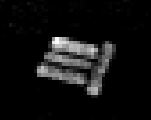
#> input picture pictures/simp_line_1.PNG, 151 x 120 px
$ python Group_Attempt_Python_Main.py   (older library calls are emulated)
#> lines starting #> are read from the running program, lines starting #| are printed output that depends on the picture; after the words box and inside, x2 and y2 are one past the last pixel; in counts of white or black regions, pixels touching at a corner belong together
### OIP21_lib_ImageProcessing_V6.py
#!/usr/bin/env python3
# -*- coding: utf-8 -*-
"""
This is a library gathering all (relevant) image processing functions developed
within the scope of "Optimisation and Image Processing - OIP" 2018, MCI, SDU.

Put this library in your script folder and load by (for instance):

    import OIPlib_ImageProcessing as ip

apply functionality by (for instance)

    img, imgRED, imgGREEN, imgBLUE = ip.load_image_GUI()

Created on Tue Sep 11 11:17:33 2018

UPDATE_1, 2018-09-17:
    ADDED LECTURE 3 CONTENT (LINEAR FILTERING)

UPDATE_2, 2018-09-25:
    ADDED LECTURE 4 CONTENT / FUNCTIONALITY:
        * NONLINEAR FILTERING
        * Conversion imgBIN <-> PointSet
        * Basic Operations on PointSets (Union, Intersection, Translation, Reflection)

UPDATE_3, 2018-10-01:
    ADDED FUNCTIONS FOR BASIC MORPHOLOGICAL OPERATIONS ON IMAGES AND SETS.

UPDATE_4, 2018-10-10:
    ADDED FUNCTIONS FOR:
        * Edge detection
        * Laplace Sharpening
        * Unsharp Masking

        * Thinning (SLOW - faster version yet to come...)

        * Hough Line Detection (Original + Accelerated / Vectorised)


@author: jost
"""

# ------------------------------------
# IMPORTS:
# ------------------------------------

import math
# tkinter interface module for GUI dialogues (so far only for file opening):
import tkinter as tk
from copy import deepcopy
from tkinter.filedialog import askopenfilename

# needed almost every time:
import cv2
import imutils
import matplotlib.image as mpimg  # for image handling and plotting
import matplotlib.pyplot as plt  # for plotting
import numpy as np  # for all kinds of (accelerated) matrix / numerical operations
from scipy import ndimage
from scipy.signal import convolve2d
# ------------------------------------
# LOADING, SEPARATING AND CONVERTING TO INTENSITY:
# ------------------------------------
from skimage.feature import peak_local_max
from skimage.segmentation import watershed


# ----------------------------------------------------------
# Modified stuff

def power_law(x, a, b):
    return a * np.power(x, b)

def gaussian(x, a, b, c):
    return a*np.exp(-np.power(x - b, 2)/(2*np.power(c, 2)))

# [326 lines left out: functions skeletonize, countRods, FloodFillLabeling_modified, FloodFill_BF_modified, pre_region_labeling_filtering, segmenting and 6 more, not called in this run]


def crop_levels(imgINT):
    '''helper function to crop all levels back into the 0...255 region'''
    imgINT[imgINT >= 255] = 255
    imgINT[imgINT <= 0] = 0
    return imgINT


# ------------------------------------
# CONVERSION TO 1-CHANNEL INTENSITY:
# ------------------------------------

def convert2AVG(imgRED, imgGREEN, imgBLUE):
    ''' convert to intensity by averaging '''
    return ((imgRED.astype(np.float) + imgGREEN.astype(np.float) + imgBLUE.astype(np.float)) / 3.0).astype(np.uint8)


def convert2LUM(imgRED, imgGREEN, imgBLUE):
    ''' convert to intensity using the lumosity method (MOST CASES!) '''
    return (0.21 * imgRED + 0.72 * imgGREEN + 0.07 * imgBLUE).astype(np.uint8)


# [31 lines left out: functions convert2LIGHT, hist256, cum_hist256, not called in this run]


# ----------------------------------------------------------------------------
# Point Operations:
# ----------------------------------------------------------------------------

def threshold(imgINT, ath):
    imgTH = np.zeros(imgINT.shape)
    imgTH[imgINT >= ath] = 255
    return imgTH.astype(np.uint8)


# 0 is black, 255 is white
def threshold2(imgINT, ath):
    return ((imgINT >= ath) * 255).astype(np.uint8)


# [5 lines left out: function threshold_binary, not called in this run]


def threshold_binary2(imgINT, ath):
    return imgINT >= ath


def adjust_brightness(img, a):
    imgB = crop_levels(img.astype(np.float) + a)
    return imgB.astype(np.uint8)


def adjust_contrast(img, a):
    imgC = crop_levels(img.astype(np.float) * a)
    return imgC.astype(np.uint8)


def invert_intensity(img):
    return 255 - img


def auto_contrast256(img):
    alow = np.min(img)
    ahigh = np.max(img)
    amin = 0.
    amax = 255.
    return (amin + (img.astype(np.float) - alow) * (amax - amin) / (ahigh - alow)).astype(np.uint8)


# [85 lines left out: functions equalise_histogram256, shift_intensities, mean_class_variance, auto_thresh, add_salt_and_pepper, not called in this run]


# ----------------------------------------------------------------------------
# FILTER MATRICES:
# ----------------------------------------------------------------------------

# Define some filter matrices:
# The 3x3 averaging box:
Av3 = np.array([[1, 1, 1],
                [1, 1, 1],
                [1, 1, 1]]) / 9

# 5x5 Gaussian filter:
Gauss5 = np.array([[0, 1, 2, 1, 0],
                   [1, 3, 5, 3, 1],
                   [2, 5, 9, 5, 2],
                   [1, 3, 5, 3, 1],
                   [0, 1, 2, 1, 0]])
Gauss5Norm = Gauss5 / np.sum(Gauss5)

# 5x5 Mexican Hat Filter:
Mex5 = np.array([[0, 0, -1, 0, 0],
                 [0, -1, 2, -1, 0],
                 [-1, -2, 16, -2, -1],
                 [0, -1, -2, -1, 0],
                 [0, 0, -1, 0, 0]])
Mex5Norm = Mex5 / np.sum(Mex5)

# ----------------------------------------------------------------------------
# Edge Detection Filters:

# Derivative:
HDx = np.array([[-0.5, 0., 0.5]])
HDy = np.transpose(HDx)

# Prewitt:
HPx = np.array([[-1., 0., 1.],
                [-1., 0., 1.],
                [-1., 0., 1.]]) / 6.
HPy = np.transpose(HPx)

# Sobel:
HSx = np.array([[-1., 0., 1.],
                [-2., 0., 2.],
                [-1., 0., 1.]]) / 8.
HSy = np.transpose(HPx)

# Improved Sobel:
HISx = np.array([[-3., 0., 3.],
                 [-10., 0., 10.],
                 [-3., 0., 3.]]) / 32.
HISy = np.transpose(HPx)

# ----------------------------------------------------------------------------
# Laplace Filters:

# Laplace:
HL4 = np.array([[0., 1., 0.],
                [1., -4., 1.],
                [0., 1., 0.]])

# Laplace 8:
HL8 = np.array([[1., 1., 1.],
                [1., -8., 1.],
                [1., 1., 1.]])

# Laplace 12:
HL12 = np.array([[1., 2., 1.],
                 [2., -12., 2.],
                 [1., 2., 1.]])


# ------------------------------------
# LINEAR FILTERING:
# ------------------------------------

# ----------------------------------------------------------------------------
# "Naive" / pedestrian Filter implementation (we will rather use the convolutional approach)
# [15 lines left out: function pedestrian_filter, not called in this run]


# ----------------------------------------------------------------------------
# Linear filtering by convolution
def conv2(x, y, mode='same'):
    # mimic matlab's conv2 function:
    return np.rot90(convolve2d(np.rot90(x, 2), np.rot90(y, 2), mode=mode), 2)


# [6 lines left out: function filter_image, not called in this run]


def filter_image_float(I, H):
    # Convolution-based filtering:
    return conv2(np.double(I), np.double(H))


# ----------------------------------------------------------------------------
# Gaussian Filter Matrix of arbitrary size:
def create_gaussian_filter(fsize, sigma):
    '''
    Create a Gaussian Filter (square) matrix of arbitrary size. fsize needs
    to be an ODD NUMBER!
    '''
    # find the center point:
    center = np.ceil(fsize / 2)
    # create a "distance" vector (1xfsize matrix) from the center point:
    tmp = np.arange(1, center, 1)
    tmp = np.concatenate([tmp[::-1], [0], tmp])
    dist = np.zeros((1, tmp.shape[0]))
    dist[0, :] = tmp
    # create two 1D (x- and y-) Gaussian distributions:
    Hgx = np.exp(-dist ** 2 / (2 * sigma ** 2))
    Hgy = np.transpose(Hgx)
    # build the outer product to get the full filter matrix:
    HG = np.outer(Hgy, Hgx)
    # ... normalise...
    SUM = np.sum(HG)
    HG = HG / SUM
    Hgx = Hgx / np.sqrt(SUM)
    Hgy = Hgy / np.sqrt(SUM)
    return HG, Hgx, Hgy, SUM


# ----------------------------------------------------------------------------
# Laplacian of Gaussian Filter matrix of arbitrary size:
# [137 lines left out: functions create_LoG_filter, max_filter, min_filter, calc_median, median_filter, PointSet_to_imgBIN and 3 more, not called in this run]


def PL_translate(PointList, Point):
    ''' shift / translate a point list by a point'''
    return [([sum(x) for x in zip(Point, y)]) for y in PointList]


def PL_mirror(PointList):
    ''' mirror / reflect a point list'''
    return [list(x) for x in list((-1) * np.array(PointList))]


# ------------------------------------------------------
# MORPHOLOGICAL OPERATIONS ON BINARY IMAGES
# ------------------------------------------------------

# [6 lines left out: function PL_dilate, not called in this run]


def img_dilate(I, PLH):
    PLI = imgBIN_to_PointSet(I)
    return PointSet_to_imgBIN(PL_dilate(PLI, PLH), I.shape)


# [5 lines left out: function img_erode, not called in this run]


def PL_erode(PointList_I, PointList_H):
    # Up  for you to try :-)
    return


def img_BoundaryExtract(I, PLH):  # PUT YOUR CODE HERE!
    Ierode_inv = 1 - img_erode(I, PLH)
    return PointSet_to_imgBIN(PL_intersect(imgBIN_to_PointSet(I), imgBIN_to_PointSet(Ierode_inv)), I.shape)


def img_open(I, PLH):
    # PUT YOUR CODE HERE!
    return img_dilate(img_erode(I, PLH), PLH)


def img_close(I, PLH):
    # PUT YOUR CODE HERE!
    return img_erode(img_dilate(I, PLH), PLH)


# ------------------------------------
# COMMON STRUCTURING ELEMENTS (POINT SETS)

N4 = [[0, 0], [-1, 0], [1, 0], [0, -1], [0, 1]]

N8 = [[0, 0], [-1, 0], [1, 0],
      [0, -1], [0, 1], [-1, 1],
      [1, -1], [1, 1], [-1, -1]]

SmallDisk = [[0, 0], [-1, 0], [1, 0], [0, -1], [0, 1], [-1, 1], [1, -1], [1, 1], [-1, -1],
             [-2, -1], [-2, 0], [-2, 1],
             [2, -1], [2, 0], [2, 1],
             [-1, -2], [0, -2], [1, -2],
             [-1, 2], [0, 2], [1, 2]]


# ----------------------------------------------------------------------------
# Edge Detection and Sharpening
# ----------------------------------------------------------------------------

def detect_edges(imgINT, Filter='Sobel'):
    Hx, Hy = {
        'Gradient': [HDx, HDy],
        'Sobel': [HSx, HSy],
        'Prewitt': [HPx, HPy],
        'ISobel': [HISx, HISy]
    }.get(Filter, [HSx, HSy])
    # Filter the image in x- and y-direction
    IDx = filter_image_float(imgINT, Hx)
    IDy = filter_image_float(imgINT, Hy)
    # create intensity maps and phase maps:
    # E = (np.sqrt(np.multiply(IDx, IDx)+np.multiply(IDy, IDy))).astype(np.float32)
    E = (np.sqrt(np.multiply(IDx, IDx) + np.multiply(IDy, IDy))).astype(np.uint8)
    Phi = (np.arctan2(IDy, IDx) * 180 / np.pi).astype(np.float32)
    return E, Phi, IDx, IDy


# [12 lines left out: function laplace_sharpen, not called in this run]


def unsharp_mask(imgINT, a=4, sigma=2.0, tc=120.):
    # create a gaussian filter:
    fsize = (np.ceil(5 * sigma) // 2 * 2 + 1)  # (5 * next odd integer!)
    HG, HGx, HGy, SUM = create_gaussian_filter(fsize, sigma)

    # filter the image with the Gaussian:
    imgGaussXY = filter_image_float(filter_image_float(imgINT, HGx), HGy)
    M = imgINT.astype(np.float) - imgGaussXY

    # Create an Edge Map:
    E, Phi, IDX, IDY = detect_edges(imgINT)

    # Threshold our mask with the Edgemap:
    M[abs(E) <= tc] = 0.0

    return (crop_levels(imgINT + a * M.astype(np.float))).astype(np.uint8)


# ----------------------------------------------------------------------------
# Thinning
# ----------------------------------------------------------------------------

# [646 lines left out: functions neighbours, transitions, Thinning, plot_line_rth, largest_indices, hough_lines_loops and 19 more, not called in this run]

### Group_Attempt_Python_Main.py
from OIP21_lib_ImageProcessing_V6  import *
import cv2          # Some of the things in other library took to long
import math

img_all_types_big = ['./pictures/big_circles_orginal.tif', './pictures/big_lines_orginal.tif', './pictures/big_triangles_orginal.png']
img_all_types_small = ['./pictures/simp_line_1.PNG','./pictures/simp_triangle_1.PNG', './pictures/simp_circle_1.PNG']
img_triangles = ['./pictures/simp_triangle_1.PNG', './pictures/simp_triangle_2.PNG']
img_circles = ['./pictures/simp_circle_1.PNG','./pictures/simp_circle_2.PNG', './pictures/simp_circle_3.PNG','./pictures/simp_circle_4.PNG' ]
img_lines = ['./pictures/simp_line_1.PNG']


for x in img_all_types_small:
    # Read the image
    img_orginal = cv2.imread(x, cv2.IMREAD_GRAYSCALE)
#> img_orginal is the input picture: shape (120, 151); min 0, max 251, mean 17.1

    # Filter the image and edge detect it
    kernel = np.array(N8, np.uint8)
    img_filtered = cv2.morphologyEx(img_orginal, cv2.MORPH_OPEN, cv2.getStructuringElement(cv2.MORPH_ELLIPSE,(3,3)))
    img_filtered = auto_contrast256(img_filtered)
#> in auto_contrast256, `alow = np.min(img)`: alow = 0
#> in auto_contrast256, `ahigh = np.max(img)`: ahigh = 251
    img_filtered = unsharp_mask(img_filtered)
#> in unsharp_mask, `M = imgINT.astype(np.float) - imgGaussXY`:
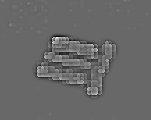
#> M: shape (120, 151) float64; min -86.93, max 124.5, mean 0; drawn with min black and max white
#> call 4 of conv2, with y = array of shape (3, 3), mode = 'same'
#> in conv2 (call 4), `return np.rot90(convolve2d(np.rot90(x, 2), np.rot90(y, 2), mode=mode),..`:
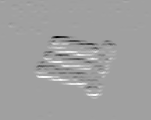
#> returned value: shape (120, 151) float64; min -126, max 74, mean 0; drawn with min black and max white
    img_filtered = threshold(img_filtered, 80)
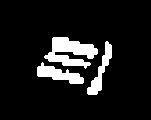
#> img_filtered: shape (120, 151); 10.3% white; 3 white regions, box (x1, y1, x2, y2) and area: (44, 37, 98, 69) 941, (37, 62, 84, 84) 493, (87, 41, 112, 95) 434
    img_filtered, Phi, IDx, IDy= detect_edges(img_filtered, Filter='Prewitt')
#> call 2 of detect_edges, with Filter = 'Prewitt'
#> in detect_edges (call 2), `E = (np.sqrt(np.multiply(IDx, IDx) + np.multiply(IDy, IDy))).astype(np..`:
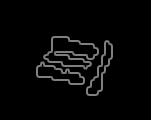
#> E: shape (120, 151); min 0, max 134, mean 6.9
#> in detect_edges (call 2), `Phi = (np.arctan2(IDy, IDx) * 180 / np.pi).astype(np.float32)`:
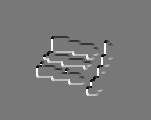
#> Phi: shape (120, 151) float32; min -161.6, max 180, mean 1.1; drawn with min black and max white

    # Ath the OIP21 library has to be altered so that the data type is Uint8 and not Float64

    # Try to detect circles in the image
    img_circles = cv2.cvtColor(img_filtered, cv2.COLOR_GRAY2BGR)

    circles = cv2.HoughCircles(img_filtered.astype(np.uint8),   # HoughCircles only works with unit8 so just typecasting it for simplicity                                # image
    cv2.HOUGH_GRADIENT,                                         # Method
    1,                                                          # dp inverse resolution (1 = max)
    8,                                                         # minDist, apprximation of the max radius which makes sense
    param1=50,                                                  # Threshold
    param2=15,                                                  # The lower this is the more false positives and the higher it is it does not detect at all
    minRadius=6,                                               # Minimum Radius
    maxRadius=12                                                # Maximum Radius
    )
#> circles = None

    try:
        if circles.any():
            circles = np.uint16(np.around(circles))
            for i in circles[0, :]:
                center = (i[0], i[1])
                # circle center
                cv2.circle(img_circles, center, 1, (0, 100, 100), 3)
                # circle outline
                radius = i[2]
                cv2.circle(img_circles, center, radius, (255, 0, 255), 3)
    except:
        print("------------------ No Circles found ------------------")


    # Try to detect lines in the image
    img_lines = cv2.cvtColor(img_filtered, cv2.COLOR_GRAY2BGR)
    img_lines_prob = np.copy(img_lines)

    lines = cv2.HoughLines(img_filtered,                        # Image
    1,                                                          # Lines
    np.pi/180,                                                  # Rho
    40,                                                         # Theta
    None,                                                       # Srn / Stn
    40,                                                         # min_Theta
    70)                                                         # Max_Theta
#> lines = 29 rows, first 8: [67, 1.55], [65, 1.57], [64, 1.59], [68, 1.54], [56, 1.55], [55, 1.57], [53, 1.59], [63, 1.61]

    if lines is not None:
        for i in range(0, len(lines)):
            rho = lines[i][0][0]
            theta = lines[i][0][1]
            a = math.cos(theta)
            b = math.sin(theta)
            x0 = a * rho
            y0 = b * rho
            pt1 = (int(x0 + 1000*(-b)), int(y0 + 1000*(a)))
            pt2 = (int(x0 - 1000*(-b)), int(y0 - 1000*(a)))
            cv2.line(img_lines, pt1, pt2, (0,0,255), 3, cv2.LINE_AA)
#> this loop made 29 passes
#> (rho, theta, a, b, x0, y0, pt1, pt2) on passes 1 to 10: (67, 1.55, 0.0175, 1, 1.17, 66.99, (-998, 84), (1001, 49)), (65, 1.57, -4.37e-08, 1, -2.84e-06, 65, (-1000, 64), (999, 65)), (64, 1.59, -0.0175, 1, -1.12, 63.99, (-1000, 46), (998, 81)), (68, 1.54, 0.0349, 0.999, 2.37, 67.96, (-997, 102), (1001, 33)), (56, 1.55, 0.0175, 1, 0.977, 55.99, (-998, 73), (1000, 38)), (55, 1.57, -4.37e-08, 1, -2.4e-06, 55, (-1000, 54), (999, 55)), (53, 1.59, -0.0175, 1, -0.925, 52.99, (-1000, 35), (998, 70)), (63, 1.61, -0.0349, 0.999, -2.2, 62.96, (-1001, 28), (997, 97)), (57, 1.54, 0.0349, 0.999, 1.99, 56.97, (-997, 91), (1001, 22)), (52, 1.61, -0.0349, 0.999, -1.81, 51.97, (-1001, 17), (997, 86))
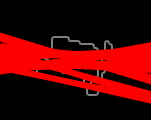
#> img_lines: shape (120, 151, 3); mean B, G, R 1.8, 1.8, 79.1


    linesP = cv2.HoughLinesP(img_filtered,      # Image
    1,                                          # Lines
    np.pi / 180,                                # Rho
    30,                                         # Theta
    None,                                       # Threshhold
    60,                                         # Max Line Length
    60)                                         # Max Line Gap
#> linesP = [[36, 67, 108, 66], [37, 65, 109, 65], [36, 75, 102, 90], [43, 56, 112, 53], [40, 64, 112, 55], [47, 53, 112, 56], [40, 63, 102, 83], [51, 50, 112, 54], [36, 74, 102, 87], [52, 36, 112, 49], [43, 58, 111, 59], [51, 52, 112, 50]]

    if linesP is not None:
        for i in range(0, len(linesP)):
            l = linesP[i][0]
            cv2.line(img_lines_prob, (l[0], l[1]), (l[2], l[3]), (0,0,255), 3, cv2.LINE_AA)
#> this loop made 12 passes
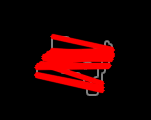
#> img_lines_prob: shape (120, 151, 3); mean B, G, R 1.1, 1.1, 36.8

    plt.subplot(2,3,1)
    plt.imshow(img_orginal,'gray',vmin=0,vmax=255)
    plt.gca().set_title('Orginal Image')

    plt.subplot(2,3,2)
    plt.imshow(img_filtered,'gray',vmin=0,vmax=255)
    plt.gca().set_title('Filtered Image')

    plt.subplot(2,3,3)
    plt.imshow(img_circles,'gray',vmin=0,vmax=255)
    plt.gca().set_title('Circles Image')

    plt.subplot(2,3,4)
    plt.imshow(img_lines,'gray',vmin=0,vmax=255)
    plt.gca().set_title('Line Image')

   # plt.subplot(2,3,5)
   # plt.imshow(img_lines_prob,'gray',vmin=0,vmax=255)
   # plt.gca().set_title('Probability Lines')

    plt.show()
#> figure, not shown here; B, G, R data is drawn as R, G, B
#> pass 2 of the loop `for x in img_all_types_small:`:
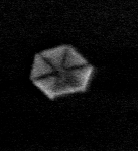
#> input picture pictures/simp_triangle_1.PNG, 138 x 151 px
#> img_orginal is the input picture: shape (151, 138); min 0, max 199, mean 13.1
#> E: shape (151, 138)
#> Phi: shape (151, 138) float32
#> imgINT: shape (151, 138) float64
#> `circles = cv2.HoughCircles(img_filtered.astype(np.uint8),`: circles = [[82.5, 73.5, 10.3], [50.5, 83.5, 10.3]]
#> `circles = np.uint16(np.around(circles))`: circles = [[82, 74, 10], [50, 84, 10]]
#> the loop `for i in circles[0, :]:` made 2 passes
#> after the loop `for i in circles[0, :]:`:
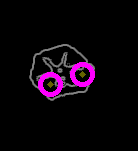
#> img_circles: shape (151, 138, 3); mean B, G, R 11.3, 3.9, 11.5
#> lines = 22 rows, first 8: [-18, 2.36], [86, 0.785], [8, 2.36], [11, 2.36], [35, 2.36], [83, 1.31], [82, 1.33], [81, 1.34]
#> the loop `for i in range(0, len(lines)):` made 22 passes
#> (rho, theta, a, b, x0, y0, pt1, pt2) on passes 1 to 6: (-18, 2.36, -0.707, 0.707, 12.73, -12.73, (-694, -719), (719, 694)), (86, 0.785, 0.707, 0.707, 60.81, 60.81, (-646, 767), (767, -646)), (8, 2.36, -0.707, 0.707, -5.66, 5.66, (-712, -701), (701, 712)), (11, 2.36, -0.707, 0.707, -7.78, 7.78, (-714, -699), (699, 714)), (35, 2.36, -0.707, 0.707, -24.75, 24.75, (-731, -682), (682, 731)), (83, 1.31, 0.259, 0.966, 21.48, 80.17, (-944, 338), (987, -178))
#> linesP = [[31, 81, 94, 66], [32, 66, 92, 64], [29, 77, 90, 63], [34, 55, 94, 70], [33, 80, 93, 65]]
#> the loop `for i in range(0, len(linesP)):` made 5 passes
#> after the loop `for i in range(0, len(linesP)):`:
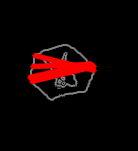
#> img_lines_prob: shape (151, 138, 3); mean B, G, R 2.9, 2.9, 15.6
#> pass 3 of the loop `for x in img_all_types_small:`:
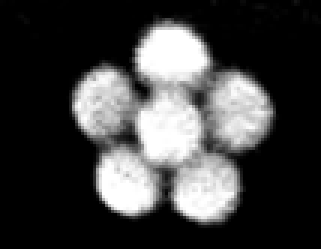
#> input picture pictures/simp_circle_1.PNG, 107 x 83 px (shown 3 times larger)
#> img_orginal is the input picture: shape (83, 107); min 0, max 255, mean 64.1
#> in conv2 (call 13), `return np.rot90(convolve2d(np.rot90(x, 2), np.rot90(y, 2), mode=mode),..`:
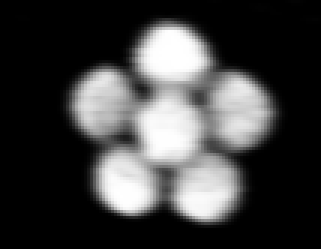
#> returned value: shape (83, 107) float64 (shown 3 times larger); min 0, max 255, mean 63.2
#> in conv2 (call 14), `return np.rot90(convolve2d(np.rot90(x, 2), np.rot90(y, 2), mode=mode),..`:
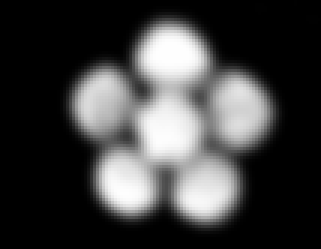
#> returned value: shape (83, 107) float64 (shown 3 times larger); min 0, max 255, mean 63.2
#> `circles = cv2.HoughCircles(img_filtered.astype(np.uint8),`: circles = [[33.5, 34.5, 11.4], [57.5, 19.5, 11.4], [40.5, 60.5, 11.4], [66.5, 62.5, 11.4], [79.5, 39.5, 11.4]]
#> `circles = np.uint16(np.around(circles))`: circles = [[34, 34, 11], [58, 20, 11], [40, 60, 11], [66, 62, 11], [80, 40, 11]]
#> the loop `for i in circles[0, :]:` made 5 passes
#> lines = None
